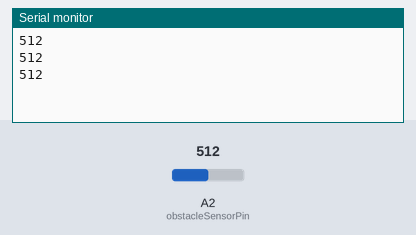
A sketch run on a simulated Arduino Uno, built with avr-gcc and run on an emulated ATmega328P. Shown: the last lines printed to the serial monitor. Inputs (shaded band) come from the test bench; at power-on: A2 (obstacleSensorPin) = 512.

Above: at 1.3 s.
1.4 s: A2 (obstacleSensorPin) set to 716
At 1.9 s:
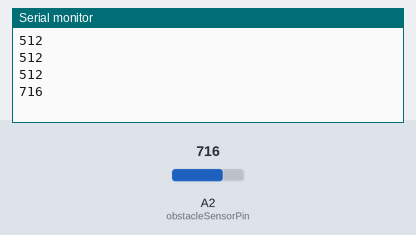
2.9 s: A2 (obstacleSensorPin) set to 900
At 3.4 s:
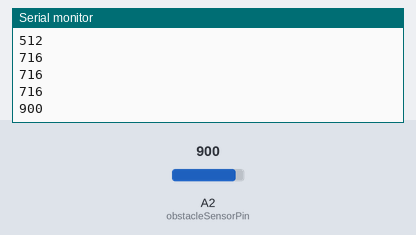
Timing chart, 0 to 5.9 s (numbered marks = the images above; inputs shaded):
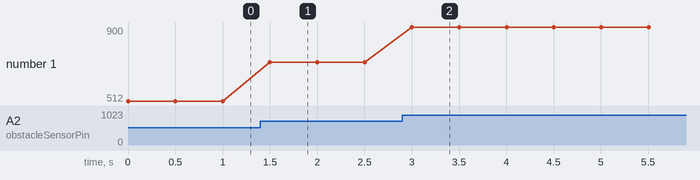

Measured:
- after the input at 1.4 s, the serial monitor: prints a new line after 0.10 s (image 1)
- after the input at 2.9 s, the serial monitor: prints a new line after 0.10 s (image 2)
- plotted number 1: 512 → 716 after the input at 1.4 s, 716 → 900 after the input at 2.9 s

The sketch:

IR_test.ino
```cpp
const int obstacleSensorPin = A2; // Analog pin for the obstacle avoidance sensor

void setup() {
  Serial.begin(9600); // Initialize serial communication
}

void loop() {
  int sensorValue = analogRead(obstacleSensorPin); // Read the sensor value
  Serial.println(sensorValue); // Print the sensor value to the serial monitor

  delay(500); // Delay for a short period before reading again
}
```
